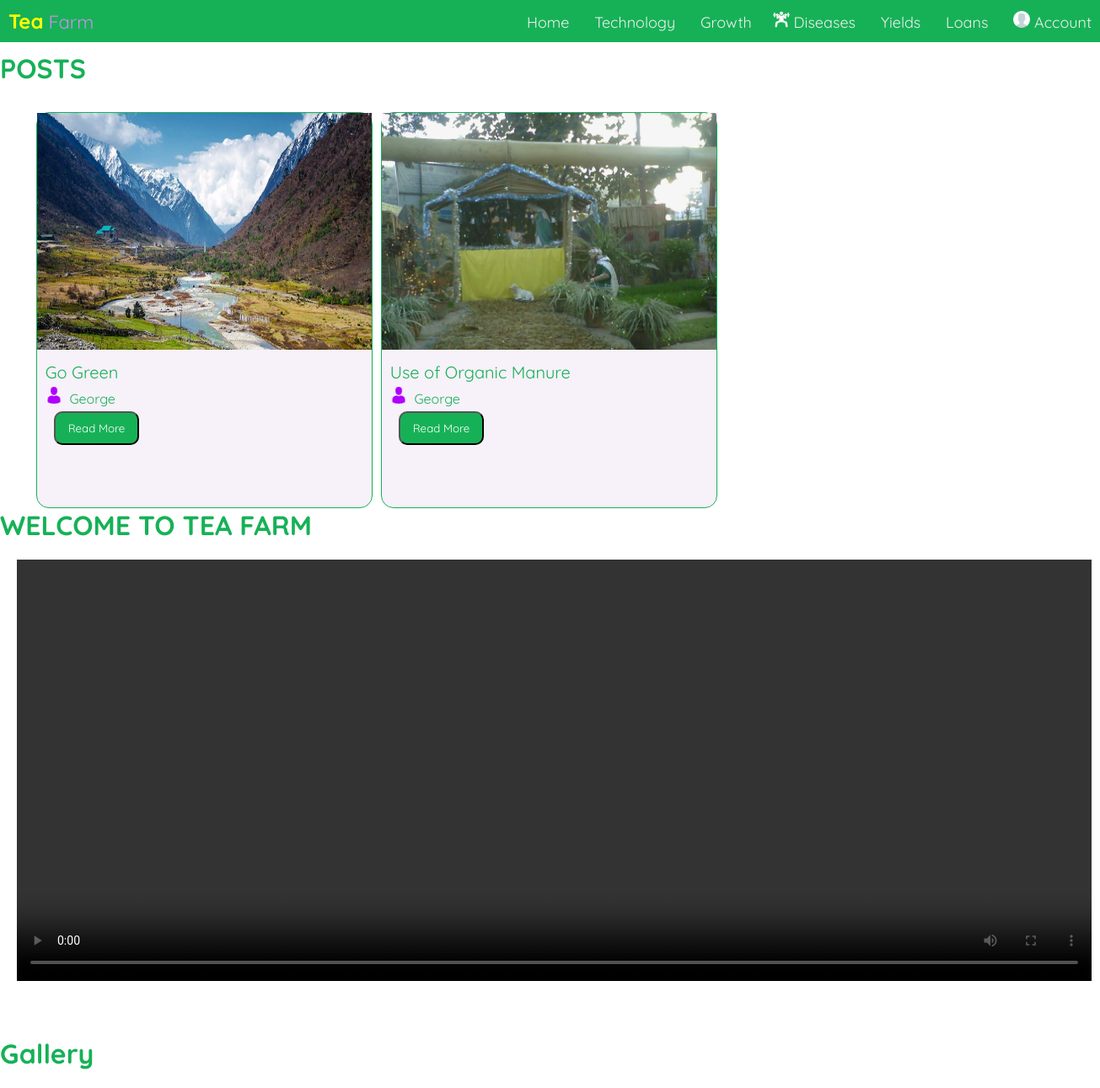
The page / on the database its author committed.
### tables this page shows
CREATE TABLE `posts` (
  `Post_ID` int(11) NOT NULL,
  `title` varchar(100) NOT NULL,
  `description` text NOT NULL,
  `featured` varchar(200) NOT NULL,
  `category` varchar(30) NOT NULL,
  `author` varchar(50) NOT NULL,
  `date` datetime NOT NULL,
  `status` varchar(10) NOT NULL,
  `visitors` int(5) NOT NULL,
  `scheduledate` date NOT NULL
);

CREATE TABLE `users` (
  `UID` int(11) NOT NULL,
  `Name` varchar(50) NOT NULL,
  `Email` varchar(50) NOT NULL,
  `Password` varchar(50) NOT NULL,
  `Created` date NOT NULL
);

### index.php (the view, shortened to what this page needs)
<!DOCTYPE html>
<html>
<head>
	<link rel="stylesheet" type="text/css" href="style.css">
</head>
<body>
<?php include "header.php"; ?>
    <br><br>
<a name="posts"><h1>POSTS</h1></a>
	<div class="container">
		<div class="left">
			<?php
include("config.php");
$sql = "SELECT Post_ID,title,description,author,featured,visitors from posts where status='publish' order by date desc limit 10;";
$result = $db->query($sql);
if ($result->num_rows > 0) {
    while($row = $result->fetch_assoc()) {
    	$sql2 = "SELECT Name from users where email='".$row['author']."';";
$result2 = $db->query($sql2);
$row2 = $result2->fetch_assoc();
        echo "<div class='articlelink'>
               <img src='admin/uploads/".$row['featured']."' width='100%' height='70%' class='articimage'><br>
               <div class='contentcontainer'>
               <label class='titlehai' style='margin-top:5px;'>".$row['title']."</label><br>
               <label><img src='images/man-user.png' width='20px' style='margin-top:5px;'></img>&nbsp; ".$row2['Name']."</label><br>
               <a href='view-post.php?pid=".$row['Post_ID']."'><input type='button' style='cursor:pointer; margin-top:5px;' class='read' value='Read More' ></a>
               </div>
			</div>	";
    }
} else {
    echo "No Posts Yet";
}
?>
		</div>
	</div>
  <br><br><br><br>
  <a name="video"><h1>WELCOME TO TEA FARM</h1></a>
  <div class="container">
  <div class="center">
  <video width="1275" height="500" controls>
  <source src="movie.mp4" type="video/mp4">
  <source src="movie.ogg" type="video/ogg">
</video>	</div>
    </div>
<br><br>
  <a name="gallery"><h1>Gallery</h1></a>
</body>
</html>

### header.php (shortened to what this page needs)
<div class="nav">
  <div class="nav-header">
    <div class="nav-title">
      <font color="yellow" size="5"><b>Tea</b></font> <font color="#cf8cea">Farm</font>
    </div>
  </div>
  <div class="nav-links" >
<a class="active" href="index.php"><i class="fa fa-home"></i>&nbsp;Home</a>
  <a href="technology.php"><i class="fa fa-cloud"></i>&nbsp;Technology</a>
  <a href="growth.php"><i class="fa fa-leaf"></i>&nbsp;Growth</a>
  <a href="diseases.php"><img src="images/health.png" width="20px"></img>&nbsp;Diseases</a>
  <a href="yields.php"><i class="fa fa-busket"></i>&nbsp;Yields</a>
  <a href="loans.php"><i class="fa fa-money"></i>&nbsp;Loans</a>
    <?php session_start(); if(!isset($_SESSION['ID']))
      {
        echo "<a href='admin/login.php'>&nbsp;<img src='images/user.png' width='20px'>&nbsp;Account</a>";
      }
        else {
        echo "<a href='admin/logout.php'><img src='images/user.png' width='20px'>&nbsp;Logout</a><a href='admin/index.php'><img src='images/settings-gears.png' width='20px'>&nbsp;Dashboard</a>";
      }
        ?>
  </div>
  	</div>

### style.css (style rules this page uses)
.articimage { -webkit-transition: all 2s ease; -moz-transition: all 2s ease; -ms-transition: all 2s ease; transition: all 2s ease; }
.articlelink { background-color: #f7f1f9; }
.articlelink { width: 32.5%; border:1px solid #d6ade0; height: 500px; float: left; border-radius: 15px; margin-top: 10px; margin-left: 10px; }
.contentcontainer { padding: 10px 10px 10px 10px; }
.read { background-color: #16b157; color: white; padding: 10px 15px 10px 15px; border-radius: 10px; margin-left: 10px; font-family: 'Quicksand', sans-serif; }
label { font-family: 'Quicksand', sans-serif; color: #16b157; }
.titlehai { font-size: 20px; }
.nav-links a { padding-bottom: 35px; }
.container { margin-top: 20px; width:97%; margin-left: 20px; margin-right: 20px; height: 98%; }
h1 { color: #16b157; font-family: 'Quicksand', sans-serif; }
.left { width:98%; border-radius: 20px; margin-left: 200px; height: 80%; float: left; }
@media (max-width: 1600px) { .left { width:97%; border-radius: 20px; height: 80%; float: left; } }
@media (max-width: 1600px) { .articlelink { max-width: 50%; height: 470px; border:1px solid #16b157; } }
@media (max-width: 1600px) { .articimage { height: 60%; } }
* { box-sizing: border-box; }
body { margin: 0px; font-family: 'Quicksand', sans-serif; }
.nav { height: 50px; width: 100%; background-color: #16b157; position: fixed; }
.nav > .nav-header { display: inline; }
.nav > .nav-header > .nav-title { display: inline-block; font-size: 22px; color: #fff; padding: 10px 10px 10px 10px; }
.nav > .nav-links { display: inline; float: right; font-size: 18px; }
.nav > .nav-links > a { display: inline-block; padding: 13px 10px 13px 10px; text-decoration: none; color: #efefef; }

### index.php (style rules this page uses)
.left { margin-left: 1%; }

### rows shown on the page
posts: featured (picture), title "Go Green", users.Name "George"
posts: featured (picture), title "Use of Organic Manure", users.Name "George"
